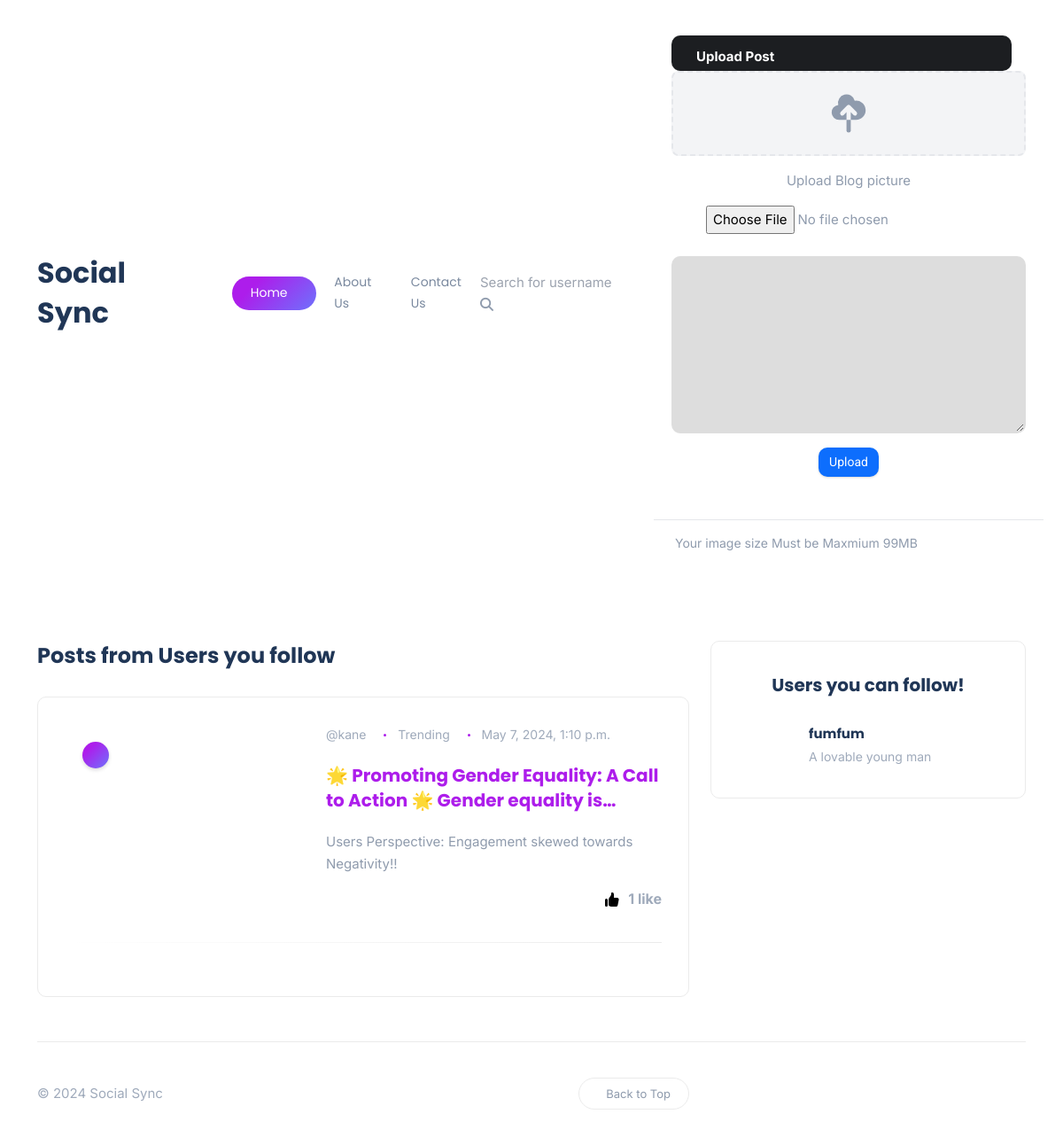
The app's page / (signed in) with its own data.
### core/models.py (models this page shows, shortened)
class Post(models.Model):
    id = models.UUIDField(primary_key=True, default=uuid.uuid4)  # replaces django pk,  any time u use uuid use primarykey
    user = models.CharField(max_length=100)
    image = models.ImageField(upload_to='post_images')
    caption = models.TextField()
    created_at = models.DateTimeField(default=datetime.now)
    no_of_likes= models.IntegerField(default=0)

class Profiles(models.Model):
    user  = models.ForeignKey(User, on_delete=models.CASCADE, related_name="account_user")
    id_user = models.IntegerField()
    bio = models.TextField(blank=True)
    profileimg = models.ImageField(upload_to='profile_images', default='book-icon.png')
    location = models.CharField(max_length=100, blank=True)

### core/views.py (the view)
# urls.py: path('', IndexPage.as_view(), name="index"),
class IndexPage(LoginRequiredMixin, ListView):
    login_url = '/signin'
    template_name = 'blog/home.html'
    context_object_name = 'Profile'
    def get_queryset(self):
        try:
            user_object = User.objects.get(username=self.request.user.username)
            user_profile = Profiles.objects.get(user=user_object)
        except Profiles.DoesNotExist:
            user_profile= None
        return user_profile
    def get_context_data(self, **kwargs):
        context = super().get_context_data(**kwargs)
        liked = LikePost.objects.filter(username=self.request.user.username)
        liked_post_list = []
        for likedpost in liked:
            liked_post_list.append(likedpost.post_id)
        posts = Post.objects.all()
        user_following_list= []
        feed = []
        user_following = FollowerCount.objects.filter(follower=self.request.user.username) # where the user is the follower
        for users in user_following:
            user_following_list.append(users.user)  #get the followed people
        for usernames in user_following_list:
            feed_lists = Post.objects.filter(user=usernames)
            feed.append(feed_lists)
        feed_list = list(chain(*feed))
        all_users = User.objects.all()
        user_following_all = []
        for user in user_following:
            user_list = User.objects.get(username=user.user)
            user_following_all.append(user_list)
        new_suggestions_list = [x for x in list(all_users) if (x not in list(user_following_all))]
        current_user = User.objects.filter(username=self.request.user.username)
        final_suggestions_list = [x for x in list(new_suggestions_list) if (x not in list(current_user))]
        random.shuffle(final_suggestions_list)
        username_profile = []
        username_profile_list = []
        for users in final_suggestions_list:
            username_profile.append(users.id)
        for ids in username_profile:
            profile_lists = Profiles.objects.filter(id_user=ids)
            username_profile_list.append(profile_lists)
        suggestions_username_profile_list = list(chain(*username_profile_list))
        sentiment_counts_per_post = {}
        for post in feed_list:
            post_comment = post.post_comment.all().count()
            positive_sentiment_count = post.post_comment.filter(sentiment=1).count()
            negative_sentiment_count = post.post_comment.filter(sentiment=0).count()
            if post_comment > 0:
                if positive_sentiment_count > negative_sentiment_count:
                    sentiment_counts_per_post[post.user] = "Content fosters positive engagement!!"
                elif negative_sentiment_count > positive_sentiment_count:
                    sentiment_counts_per_post[post.user] = "Engagement skewed towards Negativity!!"
                else:
                    sentiment_counts_per_post[post.user] = "Engagement showcases diverse perspectives!!"
                context['sentiment_counts_per_post'] = sentiment_counts_per_post
        context["posts"]= feed_list
        context['suggestions_username_profile_list']= suggestions_username_profile_list[:4]
        context['liked'] = liked_post_list
        return context

### core/templatetags/define_action.py (called while the page is built)
@register.filter
def hash(h, key):
    return h[key]

### templates/blog/home.html (shortened to what this page needs)
{% extends 'pages/base.html' %}
{% load static %}
{% load define_action %}
{% block content %}
<body>
    <div class="site-wrapper">
        {%  include  'blog/header.html' %}
        <section class="main-content">
            <div class="container-xl">
                <div class="row gy-4">
                    <div class="col-lg-8">
                        <div class="section-header">
                            <h3 class="section-title">Posts from Users you follow</h3>
                        </div>
                        <div class="padding-30 rounded bordered">
                            <div class="row">
                                <div class="col-md-12 col-sm-6">
                                    {%if posts %}
                                    {% for post  in posts reversed%}
                                    <div class="post post-list clearfix">
                                        <div class="thumb rounded">
                                            <span class="post-format-sm">
                                            </span>
                                        </div>
                                        <div class="details">
                                            <ul class="meta list-inline mb-3">
                                                <li class="list-inline-item">
                                                    <a href="/profile/{{post.user}}">
                                                        @{{post.user}}
                                                    </a>
                                                </li>
                                                <li class="list-inline-item">
                                                    <a href="#">Trending</a>
                                                </li>
                                                <li class="list-inline-item">{{post.created_at}}</li>
                                            </ul>
                                            <h5 class="post-tile">
                                                <a href="/post/{{post.id}}">
                                                        {{post.caption|safe|truncatechars:70}}
                                                    </a>
                                            </h5>
                                            {% if sentiment_counts_per_post %}
                                                Users Perspective: {{ sentiment_counts_per_post|hash:post.user }}
                                            {% endif %}
                                            <div class="post-bottom clearfix d-flex align-items-center">
                                                <div class="more-button float-end">
                                                    <a href="/like-post?post_id={{post.id}} " class="flex items-center space-x-2">
                                                        <div class="p-2 rounded-full text-black">
                                                        </div>
                                                        {% if post.no_of_likes == 0%}
                                                        No Likes
                                                        {% elif post.no_of_likes == 1 %}
                                                        {{post.no_of_likes }} like
                                                        {% else %}
                                                        {{post.no_of_likes }} likes
                                                        {% endif %}
                                                    </a>
                                                </div>
                                            </div>
                                        </div>
                                    </div>
                                    {% endfor %}
                                    {% else %}
                                    <h5 style="color: grey;">Why not follow some users to see their posts....</h5>
                                    {%endif%}
                                </div>
                            </div>
                        </div>
                    </div>
                    <div class="col-lg-4">
                        <div class="sidebar">
                            <div class="widget rounded">
                                <div class="widget-header text-center">
                                    <h3 class="widget-title">Users you can follow!</h3>
                                </div>
                                {% for suggestion in suggestions_username_profile_list %}
                                <div class="widget-content">
                                    <div class="post post-list-sm circle">
                                        <div class="details clearfix">
                                            <h6 class="post-title my-0">
                                                <a href="#">{{suggestion.user}}</a>
                                            </h6>
                                            <ul class="meta list-inline mt-1 mb-0">
                                                <li class="list-inline-item">{{suggestion.bio}}</li>
                                            </ul>
                                        </div>
                                    </div>
                                </div>
                                {%endfor%}
                            </div>
                        </div>
                    </div>
                </div>
            </div>
        </section>
        <footer>
            <div class="container-xl">
                <div class="footer-inner">
                    <div class="row d-flex align-items-center gy-4">
                        <div class="col-md-4">
                            <span class="copyright">&copy; 2024 Social Sync</span>
                        </div>
                        <div class="col-md-4">
                            <a href="#" id="return-to-top" class="float-md-end">
                                Back to Top
                            </a>
                        </div>
                    </div>
                </div>
            </div>
        </footer>
    </div>
</body>
{% endblock content %}

### static/css/style2.css (style rules this page uses)
body { color: #8f9bad; background-color: #fff; font-family: 'Roboto', sans-serif; font-size: 15px; line-height: 1.7; overflow-x: hidden; -webkit-font-smoothing: antialiased; }
.text-center { text-align: center; }
h1, h2, h3, h4, h5, h6 { color: #203656; font-family: 'Poppins', sans-serif; font-weight: 700; line-height: 1.4; margin: 20px 0; }
a { color: #ad1deb; outline: 0; text-decoration: none; transition: all 0.3s ease-in-out; }
@media (min-width: 1200px) { .container-xl { max-width: 1140px; } }
section { position: relative; }
.post .thumb { position: relative; }
.post .post-title a { color: #203656; }
.post .meta { font-size: 14px; color: #9faabb; }
.post .meta a { color: #9faabb; font-weight: 400; }
.post .meta li:last-child::after { content: ""; display: none; }
.post .meta li::after { content: ""; display: inline-block; background-color: #ad1deb; border-radius: 50%; margin-left: 1rem; height: 3px; vertical-align: middle; position: relative; top: -1px; width: 3px; }
.post .meta li:not(:last-child) { margin-right: 0.8rem; }
.rounded { border-radius: 10px !important; }
.bordered { border: 1px solid #ebebeb; }
.post.post-list-sm { clear: both; }
.post.post-list-sm.circle .details { margin-left: 80px; }
.post.post-list-sm .post-title { font-size: 15px; }
.post.post-list-sm::after { content: ""; display: block; height: 1px; margin-bottom: 20px; margin-top: 20px; width: 100%; background: #ebebeb; background: linear-gradient(to left, #ebebeb 0%, transparent 100%); }
.post.post-list-sm:last-child::after { content: ""; display: none; }
.main-content { margin-top: 60px; }
.section-header { margin-bottom: 30px; position: relative; }
.section-title { font-size: 24px; margin: 0; }
.padding-30 { padding: 30px; }
.post.post-list { margin-bottom: 30px; }
.post.post-list .thumb { float: left; max-width: 265px; }
.post.post-list .details { margin-left: 295px; }
.post.post-list .post-bottom { margin-top: 9px; }
.post .post-bottom .more-button a { font-size: 16px; font-weight: 700; color: #9faabb; }
.post.post-list::after { content: ""; display: block; height: 1px; margin-bottom: 30px; margin-top: 30px; width: 100%; background: #ebebeb; background: linear-gradient(to left, #ebebeb 0%, transparent 100%); }
.post .post-format-sm { color: #fff; display: block; border-radius: 50%; font-size: 14px; height: 30px; line-height: 34px; left: 20px; text-align: center; top: 20px; position: absolute; width: 30px; box-shadow: 0 2px 4px 0px rgba(0, 0, 0, 0.15); background-color: #6e72fc; background-image: linear-gradient(315deg, #6e72fc 0%, #ad1deb 74%); z-index: 1; }
.widget { border: 1px solid #ebebeb; padding: 35px 30px; margin-bottom: 40px; }
.widget:last-child { margin-bottom: 0; }
.widget .widget-header { margin-bottom: 30px; }
.widget .widget-title { font-size: 20px; margin: 0; }
footer { margin-top: 50px; }
footer .footer-inner { border-top: 1px solid #ebebeb; padding: 40px 0; }
footer .footer-inner .copyright { color: #9faabb; }
#return-to-top { color: #8f9bad; font-size: 13px; border: 1px solid #ebebeb; text-decoration: none; border-radius: 25px; padding: 6px 20px; z-index: 4; transition: all 0.3s ease-in-out; }

### static/css/profile_style.css (style rules this page uses)
body { width: 100%; margin: 0; padding: 0; box-sizing: border-box; min-height: 100vh; font-family: "Poppins", sans-serif; }
ul { list-style-type: none; margin: 0; padding: 0; display: flex; align-items: center; }
a { text-decoration: none; }

### records on screen
Post: user "kane", created_at "May 7, 2024, 1:10 p.m.", caption "🌟 Promoting Gender Equality: A Call to Action 🌟 Gender equality is…", user "Engagement skewed towards Negativity!!", no_of_likes "1"
Profiles: user "fumfum", bio "A lovable young man"
